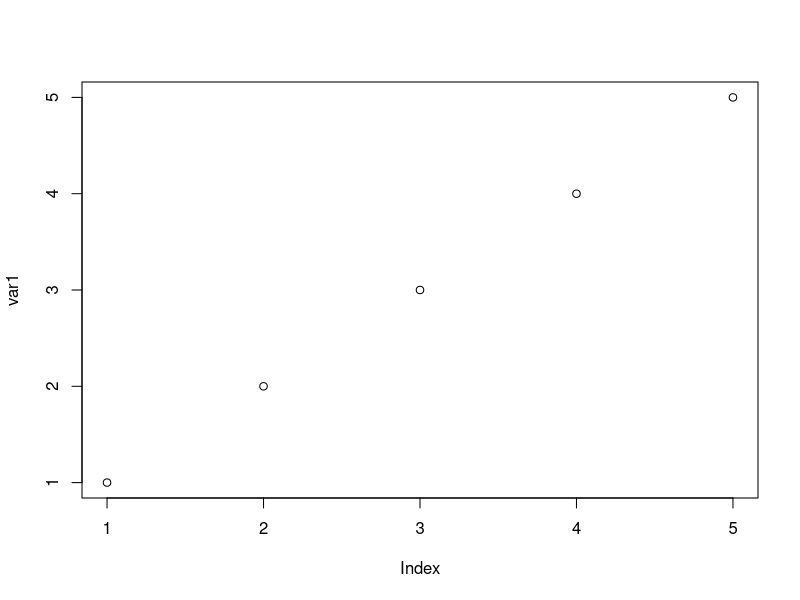
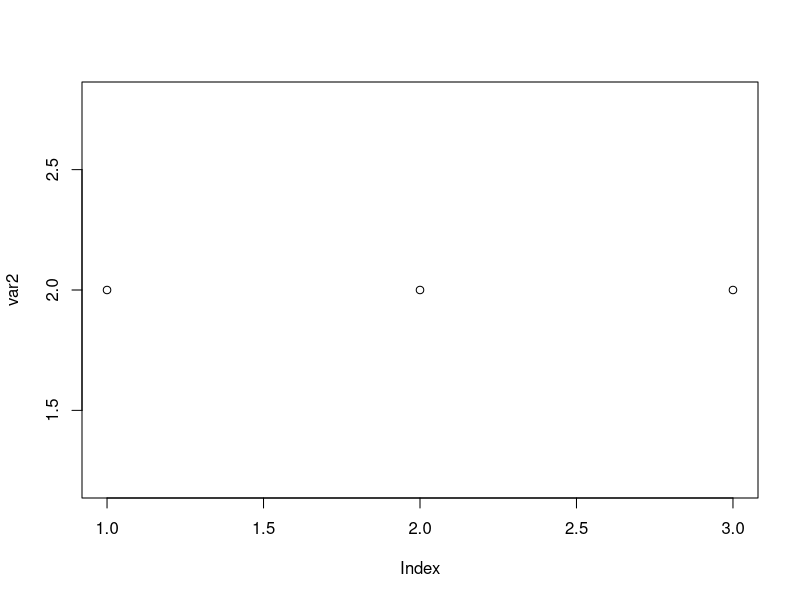
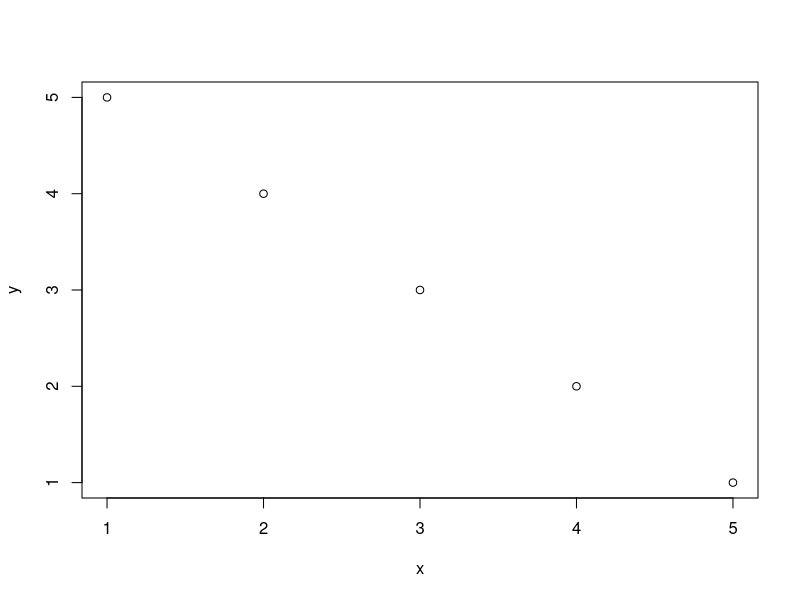
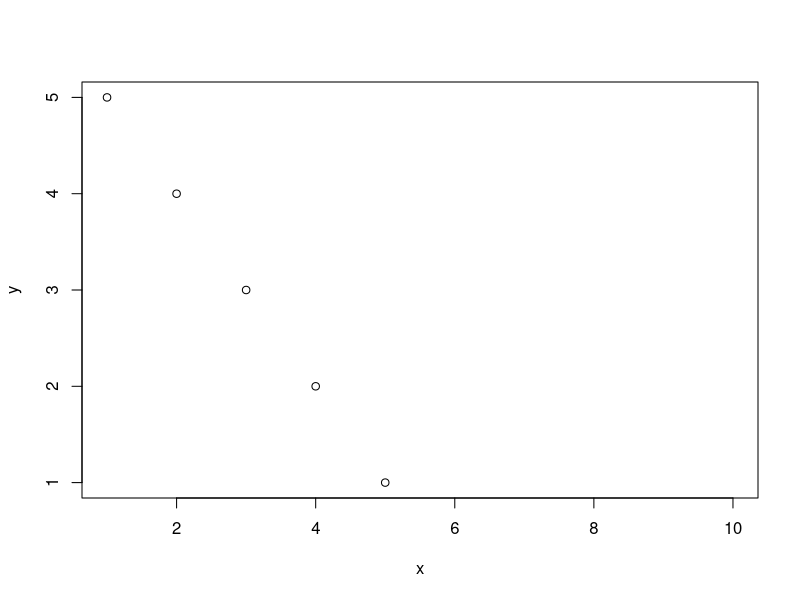
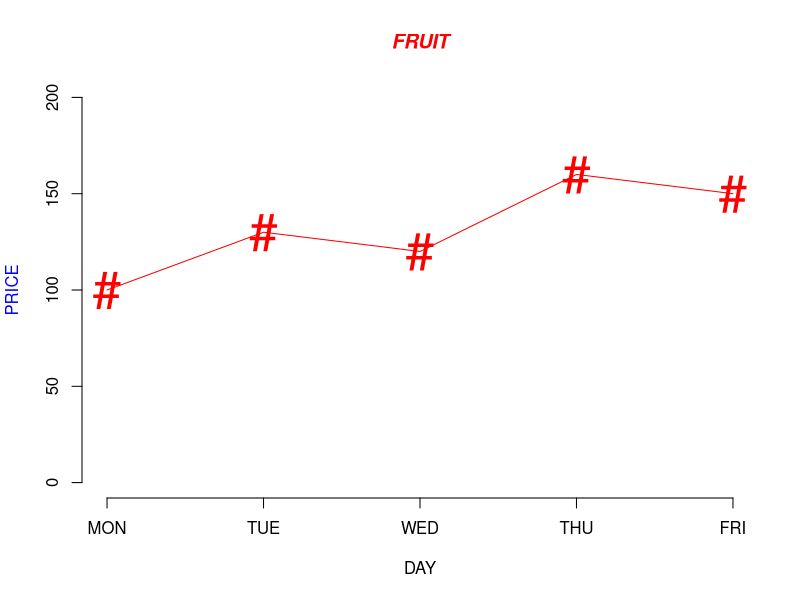
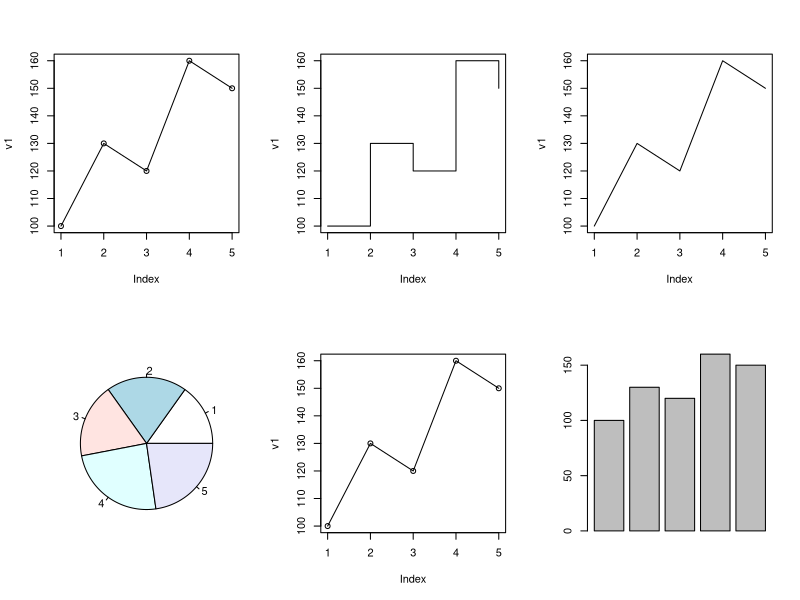
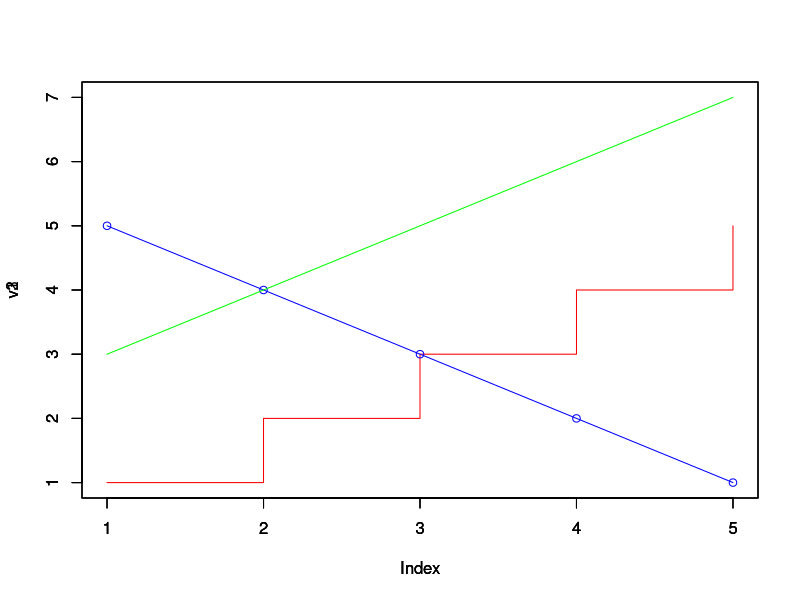
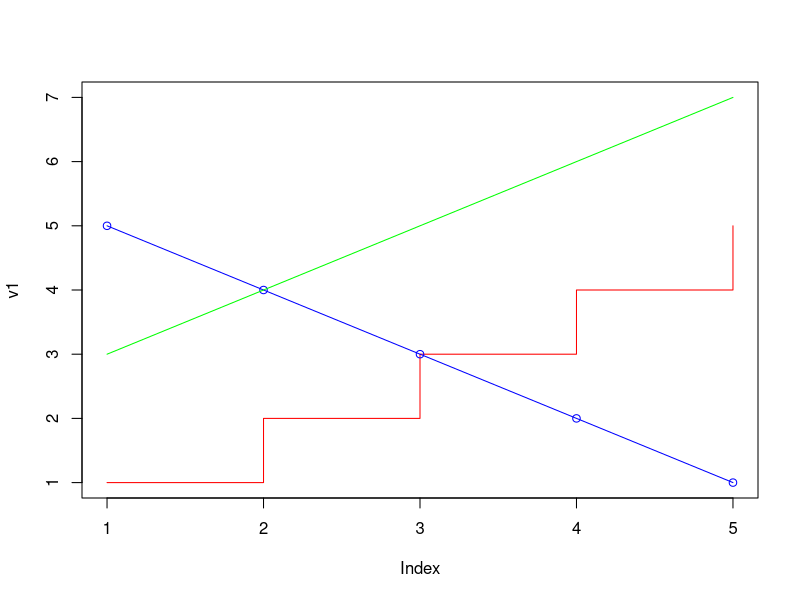

The R script that drew these images, in order:
var1 <- c(1, 2, 3, 4, 5)
plot(var1)

var2 <- c(2, 2, 2)
plot(var2)

x <- 1:5
y <- 5:1

plot(x, y)

plot(x, y, xlim = c(1, 10), ylim = c(1, 5))

v1 <- c(100, 130, 120, 160, 150)
plot(v1, type = 'o', col = 'red', ylim = c(0, 200),
     axes = FALSE, ann = FALSE, pch = '#', cex = 3.1)

axis(1, at = 1:5, lab = c('MON', 'TUE', 'WED', 'THU', 'FRI'))
axis(2, ylim = c(0, 200))

title(main = 'FRUIT', col.main = 'red', font.main = 4)
title(xlab = 'DAY', col.lab = 'black')
title(ylab = 'PRICE', col.lab = 'blue')

plot.new()

par(mfrow = c(2, 3))
plot(v1, type = "o")
plot(v1, type = "s")
plot(v1, type = "l")

pie(v1)

plot(v1, type = "o")
barplot(v1)

par(mfrow = c(1, 1))


v1 <- 1:5
v2 <- 5:1
v3 <- 3:7

plot(v1, type = 's', col = 'red', ylim = c(1, 7))
par(new = TRUE)
plot(v2, type = 'o', col = 'blue', ylim = c(1, 7))
par(new = TRUE)
plot(v3, type = 'l', col = 'green', ylim = c(1, 7))

plot(v1, type = 's', col = 'red', ylim = c(1, 7))
lines(v2, type = 'o', col = 'blue')
lines(v3, type = 'l', col = 'green')

legend(4, 9, c('v1', 'v2', 'v3'), cex = 0.9, col = c('red', 'blue', 'green'), lty = 1)